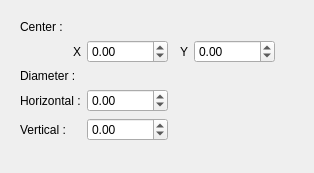
<?xml version="1.0" encoding="UTF-8"?>
<ui version="4.0">
 <class>EllipseEditor</class>
 <widget class="QWidget" name="EllipseEditor">
  <property name="geometry">
   <rect>
    <x>0</x>
    <y>0</y>
    <width>314</width>
    <height>173</height>
   </rect>
  </property>
  <property name="windowTitle">
   <string>Form</string>
  </property>
  <layout class="QVBoxLayout" name="m_main_layout">
   <item>
    <widget class="QWidget" name="widget" native="true">
     <layout class="QGridLayout" name="m_geometry_widget">
      <item row="0" column="0" colspan="5">
       <widget class="QLabel" name="label">
        <property name="text">
         <string>Center :</string>
        </property>
       </widget>
      </item>
      <item row="1" column="2">
       <widget class="QLabel" name="label_3">
        <property name="text">
         <string>Y</string>
        </property>
        <property name="alignment">
         <set>Qt::AlignRight|Qt::AlignTrailing|Qt::AlignVCenter</set>
        </property>
       </widget>
      </item>
      <item row="5" column="1">
       <widget class="QDoubleSpinBox" name="m_vertical_diameter_sb">
        <property name="minimum">
         <double>-10000.000000000000000</double>
        </property>
        <property name="maximum">
         <double>10000.000000000000000</double>
        </property>
       </widget>
      </item>
      <item row="1" column="3">
       <widget class="QDoubleSpinBox" name="m_y_sb">
        <property name="minimum">
         <double>-10000.000000000000000</double>
        </property>
        <property name="maximum">
         <double>10000.000000000000000</double>
        </property>
       </widget>
      </item>
      <item row="1" column="0">
       <widget class="QLabel" name="label_2">
        <property name="text">
         <string>X</string>
        </property>
        <property name="alignment">
         <set>Qt::AlignRight|Qt::AlignTrailing|Qt::AlignVCenter</set>
        </property>
       </widget>
      </item>
      <item row="5" column="0">
       <widget class="QLabel" name="label_6">
        <property name="text">
         <string>Vertical :</string>
        </property>
        <property name="alignment">
         <set>Qt::AlignLeading|Qt::AlignLeft|Qt::AlignVCenter</set>
        </property>
       </widget>
      </item>
      <item row="1" column="1">
       <widget class="QDoubleSpinBox" name="m_x_sb">
        <property name="minimum">
         <double>-10000.000000000000000</double>
        </property>
        <property name="maximum">
         <double>10000.000000000000000</double>
        </property>
       </widget>
      </item>
      <item row="4" column="0">
       <widget class="QLabel" name="label_5">
        <property name="text">
         <string>Horizontal :</string>
        </property>
        <property name="alignment">
         <set>Qt::AlignLeading|Qt::AlignLeft|Qt::AlignVCenter</set>
        </property>
       </widget>
      </item>
      <item row="4" column="1">
       <widget class="QDoubleSpinBox" name="m_horizontal_diameter_sb">
        <property name="minimum">
         <double>-10000.000000000000000</double>
        </property>
        <property name="maximum">
         <double>10000.000000000000000</double>
        </property>
       </widget>
      </item>
      <item row="3" column="0" colspan="4">
       <widget class="QLabel" name="label_4">
        <property name="text">
         <string>Diameter :</string>
        </property>
       </widget>
      </item>
     </layout>
    </widget>
   </item>
   <item>
    <spacer name="verticalSpacer">
     <property name="orientation">
      <enum>Qt::Vertical</enum>
     </property>
     <property name="sizeHint" stdset="0">
      <size>
       <width>20</width>
       <height>40</height>
      </size>
     </property>
    </spacer>
   </item>
  </layout>
 </widget>
 <resources/>
 <connections/>
</ui>
